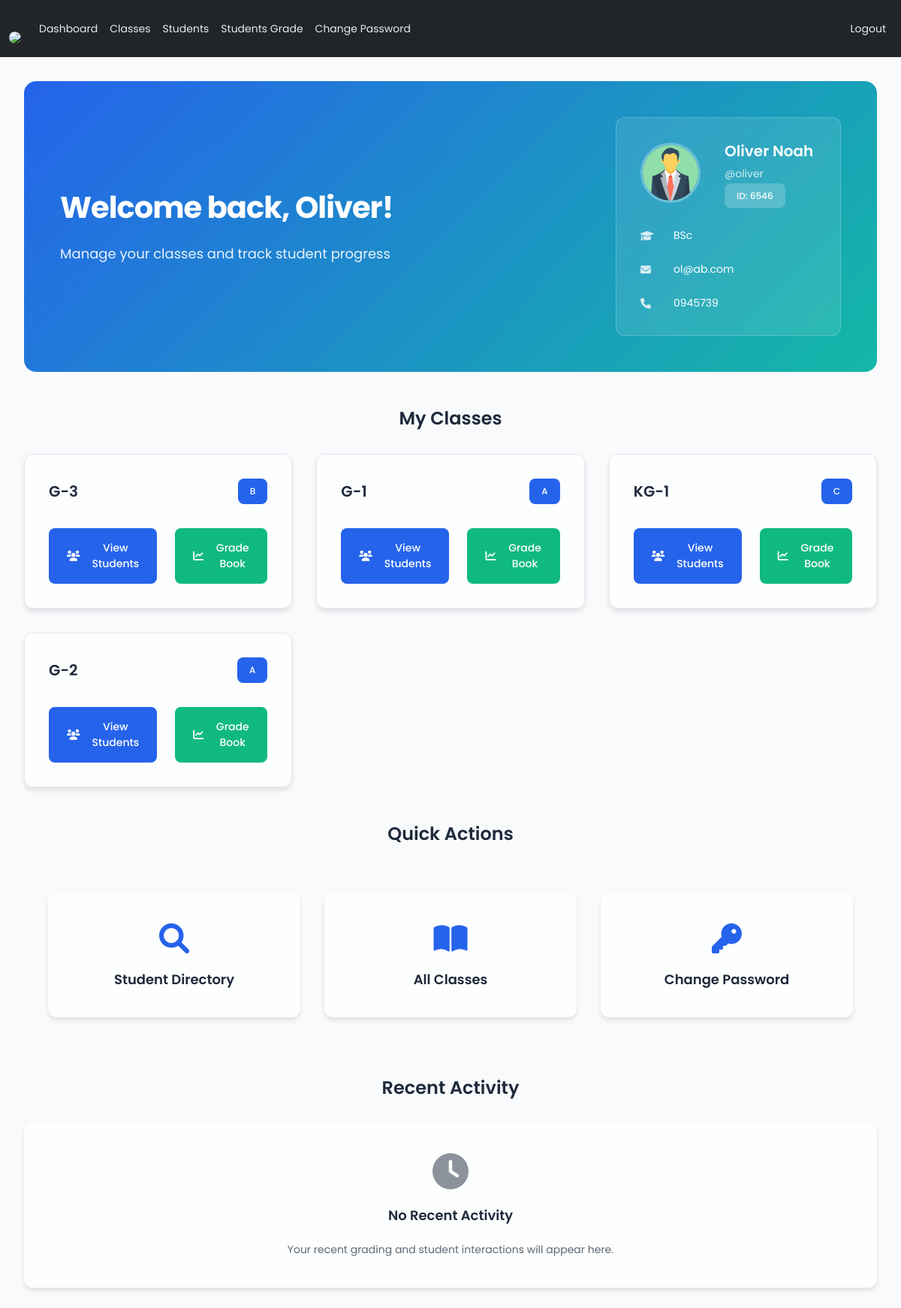
/Teacher/index.php (signed in), run on the app's committed database.
### tables this page shows
CREATE TABLE `teachers` (
  `teacher_id` int(11) NOT NULL,
  `username` varchar(127) NOT NULL,
  `password` varchar(255) NOT NULL,
  `class` varchar(31) NOT NULL,
  `fname` varchar(127) NOT NULL,
  `lname` varchar(127) NOT NULL,
  `subjects` varchar(31) NOT NULL,
  `address` varchar(31) NOT NULL,
  `employee_number` int(11) NOT NULL,
  `date_of_birth` date DEFAULT NULL,
  `phone_number` varchar(31) NOT NULL,
  `qualification` varchar(127) NOT NULL,
  `gender` varchar(7) NOT NULL,
  `email_address` varchar(255) NOT NULL,
  `date_of_joined` datetime NOT NULL DEFAULT current_timestamp()
);

CREATE TABLE `grades` (
  `grade_id` int(11) NOT NULL,
  `grade` varchar(31) NOT NULL,
  `grade_code` varchar(7) NOT NULL
);

CREATE TABLE `section` (
  `section_id` int(11) NOT NULL,
  `section` varchar(7) NOT NULL
);

### Teacher/data/teacher.php (called while the page is built)
<?php
function getTeacherById($teacher_id, $conn){
   $sql = "SELECT * FROM teachers
           WHERE teacher_id=?";
   $stmt = $conn->prepare($sql);
   $stmt->execute([$teacher_id]);
   if ($stmt->rowCount() == 1) {
     $teacher = $stmt->fetch();
     return $teacher;
   }else {
    return 0;
   }
}

### Teacher/data/class.php (called while the page is built, shortened)
<?php
function getClassById($class_id, $conn){
   $sql = "SELECT * FROM class
           WHERE class_id=?";
   $stmt = $conn->prepare($sql);
   $stmt->execute([$class_id]);
   if ($stmt->rowCount() == 1) {
     $class = $stmt->fetch();
     return $class;
   }else {
    return 0;
   }
}

### Teacher/data/grade.php (called while the page is built, shortened)
<?php
function getGradeById($grade_id, $conn){
   $sql = "SELECT * FROM grades
           WHERE grade_id=?";
   $stmt = $conn->prepare($sql);
   $stmt->execute([$grade_id]);
   if ($stmt->rowCount() == 1) {
     $grade = $stmt->fetch();
     return $grade;
   }else {
    return 0;
   }
}

### Teacher/data/section.php (called while the page is built, shortened)
<?php
function getSectioById($section_id, $conn){
   $sql = "SELECT * FROM section
           WHERE section_id=?";
   $stmt = $conn->prepare($sql);
   $stmt->execute([$section_id]);
   if ($stmt->rowCount() == 1) {
     $section = $stmt->fetch();
     return $section;
   }else {
    return 0;
   }
}

### Teacher/index.php (the view, shortened to what this page needs)
<?php
if (
  isset($_SESSION['teacher_id']) &&
  isset($_SESSION['role'])
) {
  if ($_SESSION['role'] == 'Teacher') {
    include "../DB_connection.php";
    include "data/teacher.php";
    include "data/grade.php";
    include "data/section.php";
    include "data/class.php";
    $teacher_id = $_SESSION['teacher_id'];
    $teacher = getTeacherById($teacher_id, $conn);
    ?>
    <!DOCTYPE html>
    <html lang="en">
    <head>
      <link rel="stylesheet" href="https://cdn.jsdelivr.net/npm/bootstrap@5.2.0/dist/css/bootstrap.min.css">
      <link rel="stylesheet" href="../css/style.css">
      <link rel="stylesheet" href="https://cdnjs.cloudflare.com/ajax/libs/font-awesome/4.7.0/css/font-awesome.min.css">
    </head>
    <body>
      <?php
      include "inc/navbar.php";
      if ($teacher != 0) {
        ?>
        <div class="dashboard-container">
          <section class="teacher-welcome">
            <div class="welcome-content">
              <h1 class="welcome-title">Welcome back, <?= $teacher['fname'] ?>!</h1>
              <p class="welcome-subtitle">Manage your classes and track student progress</p>
            </div>
            <div class="teacher-profile-card">
              <div class="profile-header">
                <img src="../img/teacher-<?= $teacher['gender'] ?>.png" alt="Profile" class="profile-avatar">
                <div class="profile-info">
                  <h3><?= $teacher['fname'] ?>       <?= $teacher['lname'] ?></h3>
                  <p>@<?= $teacher['username'] ?></p>
                  <span class="employee-id">ID: <?= $teacher['employee_number'] ?></span>
                </div>
              </div>
              <div class="profile-details">
                <div class="detail-item">
                  <i class="fas fa-graduation-cap"></i>
                  <span><?= $teacher['qualification'] ?></span>
                </div>
                <div class="detail-item">
                  <i class="fas fa-envelope"></i>
                  <span><?= $teacher['email_address'] ?></span>
                </div>
                <div class="detail-item">
                  <i class="fas fa-phone"></i>
                  <span><?= $teacher['phone_number'] ?></span>
                </div>
              </div>
            </div>
          </section>
          <section class="my-classes">
            <h2 class="section-title">My Classes</h2>
            <div class="classes-grid">
              <?php
              $classes = str_split(trim($teacher['class']));
              foreach ($classes as $class_id) {
                $class = getClassById($class_id, $conn);
                if ($class != 0) {
                  $grade = getGradeById($class['grade'], $conn);
                  $section = getSectioById($class['section'], $conn);
                  ?>
                  <div class="class-card">
                    <div class="class-header">
                      <h4><?= $grade['grade_code'] ?>-<?= $grade['grade'] ?></h4>
                      <span class="section-badge"><?= $section['section'] ?></span>
                    </div>
                    <div class="class-actions">
                      <a href="classes.php?class_id=<?= $class_id ?>" class="btn btn-primary">
                        <i class="fas fa-users"></i> View Students
                      </a>
                      <a href="student-grade.php?class_id=<?= $class_id ?>" class="btn btn-success">
                        <i class="fas fa-chart-line"></i> Grade Book
                      </a>
                    </div>
                  </div>
                  <?php
                }
              }
              ?>
            </div>
          </section>
          <section class="quick-actions">
            <h2 class="section-title">Quick Actions</h2>
            <div class="dashboard-grid">
              <a href="students.php" class="dashboard-card">
                <i class="fas fa-search"></i>
                <h5>Student Directory</h5>
              </a>
              <a href="classes.php" class="dashboard-card">
                <i class="fas fa-book-open"></i>
                <h5>All Classes</h5>
              </a>
              <a href="pass.php" class="dashboard-card">
                <i class="fas fa-key"></i>
                <h5>Change Password</h5>
              </a>
            </div>
          </section>
          <section class="recent-activity">
            <h2 class="section-title">Recent Activity</h2>
            <div class="activity-card">
              <div class="activity-placeholder">
                <i class="fas fa-clock"></i>
                <h4>No Recent Activity</h4>
                <p>Your recent grading and student interactions will appear here.</p>
              </div>
            </div>
          </section>
        </div>
      <?php
      } else {
        header("Location: logout.php?error=An error occurred");
        exit;
      }
      ?>
    </body>
    </html>
  <?php
  } else {
    header("Location: ../login.php");
    exit;
  }
} else {
  header("Location: ../login.php");
  exit;
}
?>

### Teacher/inc/navbar.php (shortened to what this page needs)
<nav class="navbar navbar-expand-lg navbar-dark bg-dark">
  <div class="container-fluid">
    <a class="navbar-brand" href="index.php">
      <img src="../lg.png" width="40">
    </a>
    <div class="collapse navbar-collapse" id="navbarSupportedContent">
      <ul class="navbar-nav me-auto mb-2 mb-lg-0"
          id="navLinks">
        <li class="nav-item">
          <a class="nav-link"
             aria-current="page"
             href="index.php">Dashboard</a>
        </li>
        <li class="nav-item">
          <a class="nav-link" href="classes.php">Classes</a>
        </li>
        <li class="nav-item">
          <a class="nav-link" href="students.php">Students</a>
        </li>
        <li class="nav-item">
          <a class="nav-link" href="students.php">Students Grade</a>
        </li>
        <li class="nav-item">
          <a class="nav-link" href="pass.php">Change Password</a>
        </li>
      </ul>
      <ul class="navbar-nav me-right mb-2 mb-lg-0">
        <li class="nav-item">
          <a class="nav-link" href="../logout.php">Logout</a>
        </li>
      </ul>
  </div>
    </div>
</nav>

### data on the page
teachers: fname "Oliver", gender (picture), lname "Noah", username "oliver", employee_number "6546", qualification "BSc", email_address "ol@ab.com", phone_number "0945739"
grades: grade_code "G", grade "3"
section: section "B"
grades: grade_code "G", grade "1"
section: section "A"
grades: grade_code "KG", grade "1"
section: section "C"
grades: grade_code "G", grade "2"
